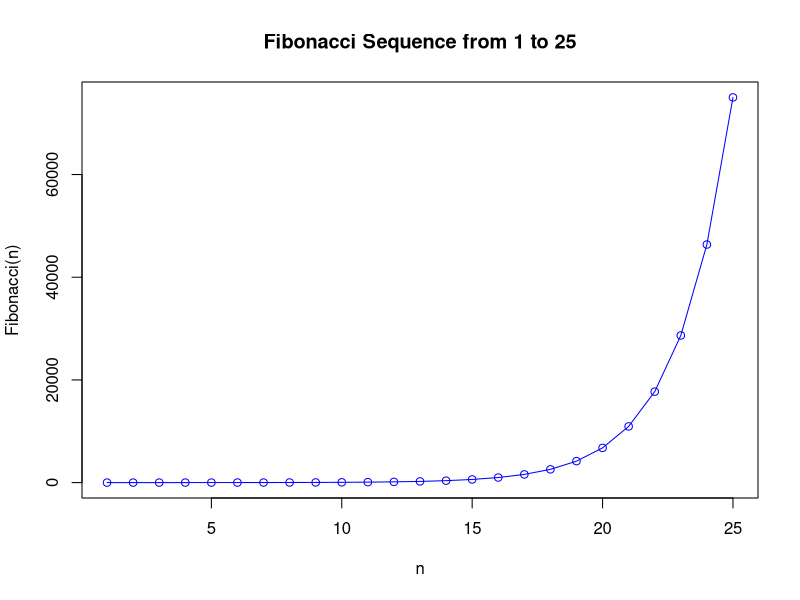

The R source for this figure:

fib <- function(n) {
  if (n <= 1) {
    return(n)
  } else {
    return(fib(n - 1) + fib(n - 2))
  }
}


fib(10)
fib_values <- sapply(1:25, fib)
plot(1:25, fib_values, type = "o", col = "blue", xlab = "n", ylab = "Fibonacci(n)", main = "Fibonacci Sequence from 1 to 25")

